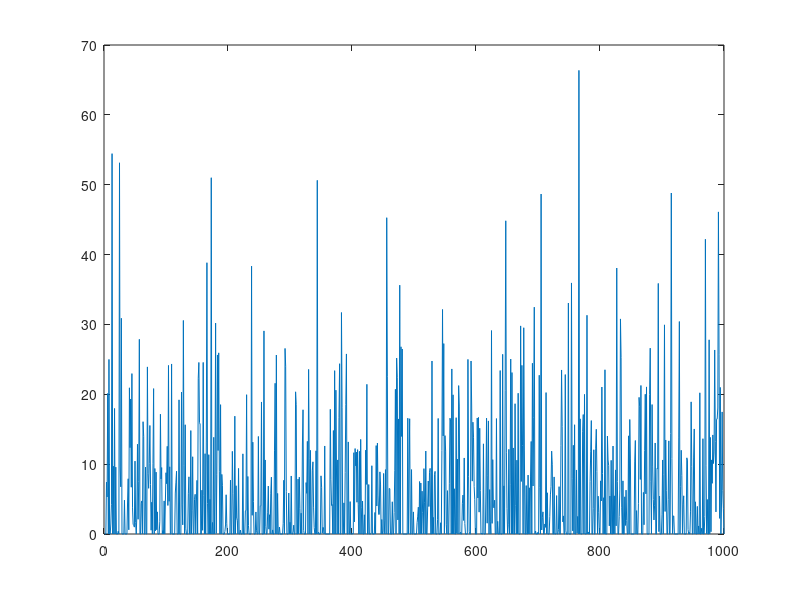

MATLAB code to generate this figure:
% MONTE CARLO SIMULATION FOR EUROPEAN OPTIONS PRICING
% T is the maturity
% St is the price of the asset at the time t
% nbMC is the number of simulation of the price ST
% N is the number of discretisation
% deltaT is the step
% So is the price at t = 0
% K is the strike 
% sig = volatility
% r is the risk free rate

So = 40;
K = 45;
sig = 0.3;
r = 0.2;
T = 1;
nbMC = 1000;
N = 1000;

deltaT = T/N;
FST = zeros(1,nbMC);
% price ST simulation
for j = 1:nbMC
    St = So;
    for t = 0:deltaT:T
    St = St * exp((r-(sig^2)/2)*deltaT + sig*sqrt(deltaT)*randn);
    end
FST(1,j) = max(St-K, 0)*exp(-r*T);
end
call = mean(FST);
put = call-So + K*exp(-r*T); 
plot(1:nbMC, FST)
% 95% Confidence interval and precision
varSt = var(FST);
% Call
bornInfCall = call-1.96*sqrt(varSt/nbMC);
bornSupCall = call+1.96*sqrt(varSt/nbMC);
% Put
bornInfPut = put-1.96*sqrt(varSt/nbMC);
bornSupPut = put+1.96*sqrt(varSt/nbMC);
% Convergence velocity


% Display the result
%sprintf('call = %g and put = %g', call, put)
sprintf('The price of the call option is %g \n and the confidence interval is: [%g, %g].', call, bornInfCall, bornSupCall)
sprintf('The price of the put option is %g \n and the confidence interval is: [%g, %g].', put, bornInfPut, bornSupPut)
